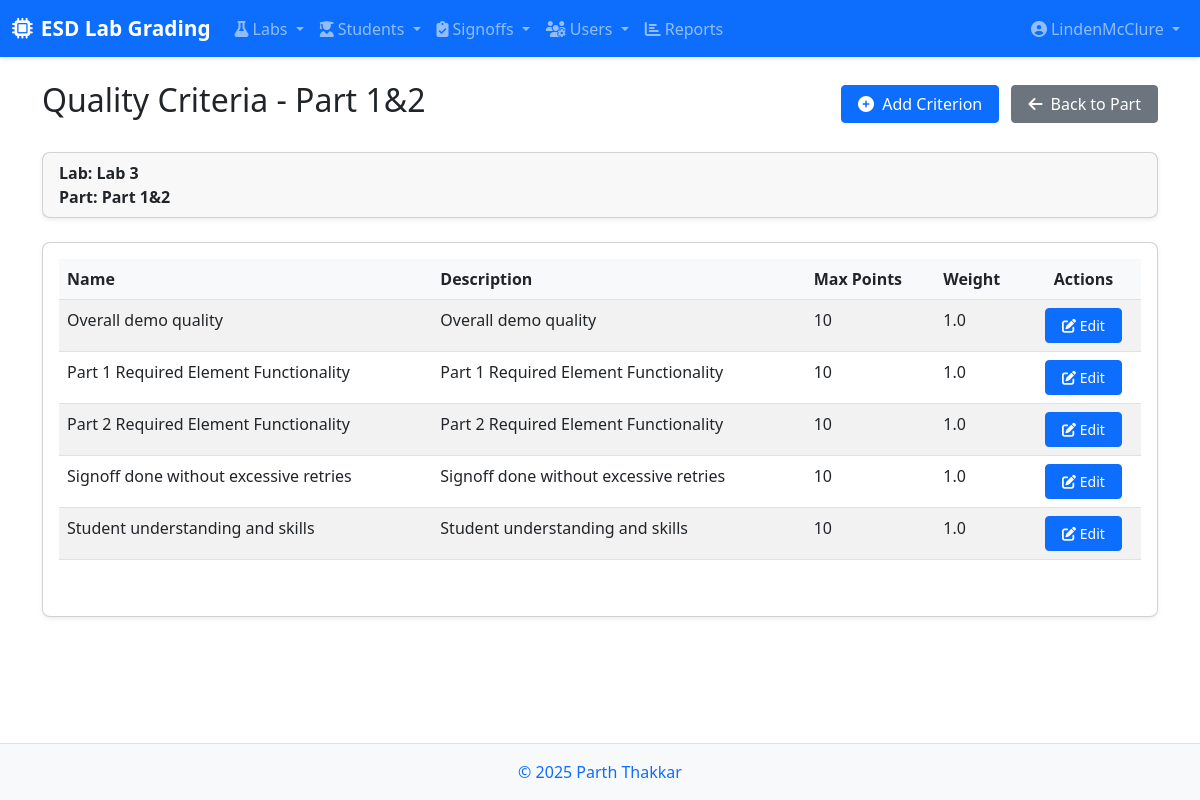
Screenshot of /part/3/criteria/ (signed in) with the database file from the repository.
### labs/models.py (models this page shows, shortened)
class Part(models.Model):
    lab = models.ForeignKey(Lab, on_delete=models.CASCADE, related_name='parts')
    name = models.CharField(max_length=100)
    description = models.TextField(blank=True)
    order = models.PositiveIntegerField(default=0)
    is_required = models.BooleanField(default=True)
    has_challenges = models.BooleanField(default=False, help_text="Check if this part has challenge tasks")
    due_date = models.DateTimeField(null=True, blank=True, help_text="Due date for this part's signoff")
    class Meta:
        ordering = ['lab', 'order']

class Lab(models.Model):
    name = models.CharField(max_length=200)
    description = models.TextField(blank=True)
    due_date = models.DateTimeField()
    total_points = models.DecimalField(max_digits=5, decimal_places=2)
    grade_scale = models.ForeignKey(GradeScale, on_delete=models.SET_NULL, null=True, blank=True,
                                    related_name='labs', help_text="Grade scale to use for this lab")

class QualityCriteria(models.Model):
    part = models.ForeignKey(Part, on_delete=models.CASCADE, related_name='quality_criteria')
    name = models.CharField(max_length=100)
    description = models.TextField(blank=True)
    max_points = models.PositiveIntegerField(default=10)
    weight = models.FloatField(default=1.0, validators=[MinValueValidator(0.0), MaxValueValidator(1.0)])
    class Meta:
        verbose_name_plural = "Quality Criteria"
        ordering = ['part', 'name']

### labs/views.py (the view)
    def wrap(request, *args, **kwargs):
        try:
            if hasattr(request.user, 'role') and request.user.role.role in ['instructor']:
                return function(request, *args, **kwargs)
            else:
                raise PermissionDenied("You must be an instructor to access this page.")
        except (AttributeError, UserRole.DoesNotExist):
            raise PermissionDenied("You must be an instructor to access this page.")

### labs/templatetags/role_tags.py (called while the page is built)
@register.filter
def has_role(user, role_name):
    if user.is_anonymous:
        return False
    if user.is_staff:
        return True
    try:
        return hasattr(user, 'role') and user.role.role == role_name
    except:
        return False

### labs/views.py (called while the page is built)
def instructor_required(function):
    def wrap(request, *args, **kwargs):
        try:
            if hasattr(request.user, 'role') and request.user.role.role in ['instructor']:
                return function(request, *args, **kwargs)
            else:
                raise PermissionDenied("You must be an instructor to access this page.")
        except (AttributeError, UserRole.DoesNotExist):
            raise PermissionDenied("You must be an instructor to access this page.")
    wrap.__doc__ = function.__doc__
    wrap.__name__ = function.__name__
    return wrap

@login_required
@instructor_required
def criteria_list(request, part_id):
    part = get_object_or_404(Part, pk=part_id)
    criteria = part.quality_criteria.all().order_by('name')
    return render(request, 'labs/criteria_list.html', {
        'part': part,
        'criteria': criteria
    })

### labs/templates/labs/criteria_list.html (shortened to what this page needs)
{% extends 'base.html' %}
{% load static %}
{% block content %}
<div class="container">
    <div class="d-flex justify-content-between align-items-center mb-4">
        <h1 class="h2">Quality Criteria - {{ part.name }}</h1>
        <div>
            <a href="{% url 'labs:criteria_create' part_id=part.id %}" class="btn btn-primary">
                <i class="fas fa-plus-circle me-1"></i> Add Criterion
            </a>
            <a href="{% url 'labs:part_detail' part_id=part.id %}" class="btn btn-secondary ms-2">
                <i class="fas fa-arrow-left me-1"></i> Back to Part
            </a>
        </div>
    </div>
    <div class="card mb-4">
        <div class="card-header">
            <div><strong>Lab:</strong> {{ part.lab.name }}</div>
            <div><strong>Part:</strong> {{ part.name }}</div>
        </div>
    </div>
    <div class="card">
        <div class="card-body">
            <div class="table-responsive">
                <table class="table table-striped table-hover">
                    <thead>
                        <tr>
                            <th>Name</th>
                            <th>Description</th>
                            <th>Max Points</th>
                            <th>Weight</th>
                            <th class="text-center">Actions</th>
                        </tr>
                    </thead>
                    <tbody>
                        {% for criterion in criteria %}
                        <tr>
                            <td>{{ criterion.name }}</td>
                            <td>{{ criterion.description|truncatechars:50 }}</td>
                            <td>{{ criterion.max_points }}</td>
                            <td>{{ criterion.weight }}</td>
                            <td class="text-center">
                                <a href="{% url 'labs:criteria_edit' criteria_id=criterion.id %}" class="btn btn-sm btn-primary">
                                    <i class="fas fa-edit"></i> Edit
                                </a>
                            </td>
                        </tr>
                        {% endfor %}
                    </tbody>
                </table>
            </div>
        </div>
    </div>
</div>
{% endblock %}

### templates/base.html (shortened to what this page needs)
{% load static %}
{% load role_tags %}
<!DOCTYPE html>
<html lang="en">
<head>
    <link href="https://cdn.jsdelivr.net/npm/bootstrap@5.3.0-alpha1/dist/css/bootstrap.min.css" rel="stylesheet">
    <link rel="stylesheet" href="https://cdnjs.cloudflare.com/ajax/libs/font-awesome/6.4.0/css/all.min.css">
    <link rel="stylesheet" href="{% static 'css/styles.css' %}">
</head>
<body>
    <nav class="navbar navbar-expand-lg navbar-dark bg-primary sticky-top">
        <div class="container-fluid">
            <a class="navbar-brand" href="{% url 'labs:home' %}">
                <i class="fas fa-microchip me-2"></i>ESD Lab Grading
            </a>
            <div class="collapse navbar-collapse" id="navbarMain">
                <ul class="navbar-nav me-auto">
                    <li class="nav-item dropdown">
                        <a class="nav-link dropdown-toggle" href="#" id="labsDropdown" role="button" data-bs-toggle="dropdown">
                            <i class="fas fa-flask me-1"></i>Labs
                        </a>
                    </li>
                    {% if request.user.is_authenticated %}
                    <li class="nav-item dropdown">
                        <a class="nav-link dropdown-toggle" href="#" id="studentsDropdown" role="button" data-bs-toggle="dropdown">
                            <i class="fas fa-user-graduate me-1"></i>Students
                        </a>
                    </li>
                    {% endif %}
                    {% if request.user.is_authenticated %}
                    <li class="nav-item dropdown">
                        <a class="nav-link dropdown-toggle" href="#" id="signoffsDropdown" role="button" data-bs-toggle="dropdown">
                            <i class="fas fa-clipboard-check me-1"></i>Signoffs
                        </a>
                    </li>
                    {% endif %}
                    {% if request.user.is_authenticated and request.user|has_role:'instructor' %}
                    <li class="nav-item dropdown">
                        <a class="nav-link dropdown-toggle" href="#" id="usersDropdown" role="button" data-bs-toggle="dropdown">
                            <i class="fas fa-users-cog me-1"></i>Users
                        </a>
                    </li>
                    {% endif %}
                    {% if request.user.is_authenticated %}
                    <li class="nav-item">
                        <a class="nav-link" href="{% url 'labs:reports' %}">
                            <i class="fas fa-chart-bar me-1"></i>Reports
                        </a>
                    </li>
                    {% endif %}
                </ul>
                <ul class="navbar-nav ms-3">
                    {% if request.user.is_authenticated %}
                    <li class="nav-item dropdown">
                        <a class="nav-link dropdown-toggle" href="#" id="userDropdown" role="button" data-bs-toggle="dropdown">
                            <i class="fas fa-user-circle me-1"></i>{{ request.user.username }}
                        </a>
                    </li>
                    {% else %}
                    <li class="nav-item">
                        <a class="nav-link" href="{% url 'admin:login' %}?next=/">Login</a>
                    </li>
                    {% endif %}
                </ul>
            </div>
        </div>
    </nav>
    <main class="py-4">
        {% block content %}{% endblock %}
    </main>
    <footer class="footer mt-auto py-3 bg-light">
        <div class="container text-center">
            <span class="text-muted"><a href="https://parththakkar.studio" style="text-decoration:none">© {% now "Y" %} Parth Thakkar</a></span>
        </div>
    </footer>
</body>
</html>

### static/css/styles.css (style rules this page uses)
body { min-height: 100vh; display: flex; flex-direction: column; }
main { flex: 1; }
.navbar-brand { font-weight: bold; font-size: 1.3rem; }
.navbar { box-shadow: 0 2px 4px rgba(0, 0, 0, 0.1); }
.card { border-radius: 0.5rem; box-shadow: 0 0.125rem 0.25rem rgba(0, 0, 0, 0.075); margin-bottom: 1.5rem; }
.card-header { font-weight: 600; border-bottom: 0; }
.table-responsive { margin-bottom: 1.5rem; }
.table thead th { background-color: #f8f9fa; font-weight: 600; border-top: none; }
.btn { border-radius: 0.25rem; padding: 0.375rem 1rem; font-weight: 500; }
.btn-primary { background-color: #0d6efd; border-color: #0d6efd; }
.footer { background-color: #f8f9fa; padding: 1.5rem 0; border-top: 1px solid #dee2e6; }

### rows the page displays
Part: name "Part 1&2", lab.name "Lab 3"
QualityCriteria: name "Overall demo quality", description "Overall demo quality", max_points "10", weight "1.0"
QualityCriteria: name "Part 1 Required Element Functionality", description "Part 1 Required Element Functionality", max_points "10", weight "1.0"
QualityCriteria: name "Part 2 Required Element Functionality", description "Part 2 Required Element Functionality", max_points "10", weight "1.0"
QualityCriteria: name "Signoff done without excessive retries", description "Signoff done without excessive retries", max_points "10", weight "1.0"
QualityCriteria: name "Student understanding and skills", description "Student understanding and skills", max_points "10", weight "1.0"

### other values shown
{{ request.user.username }} "LindenMcClure"
